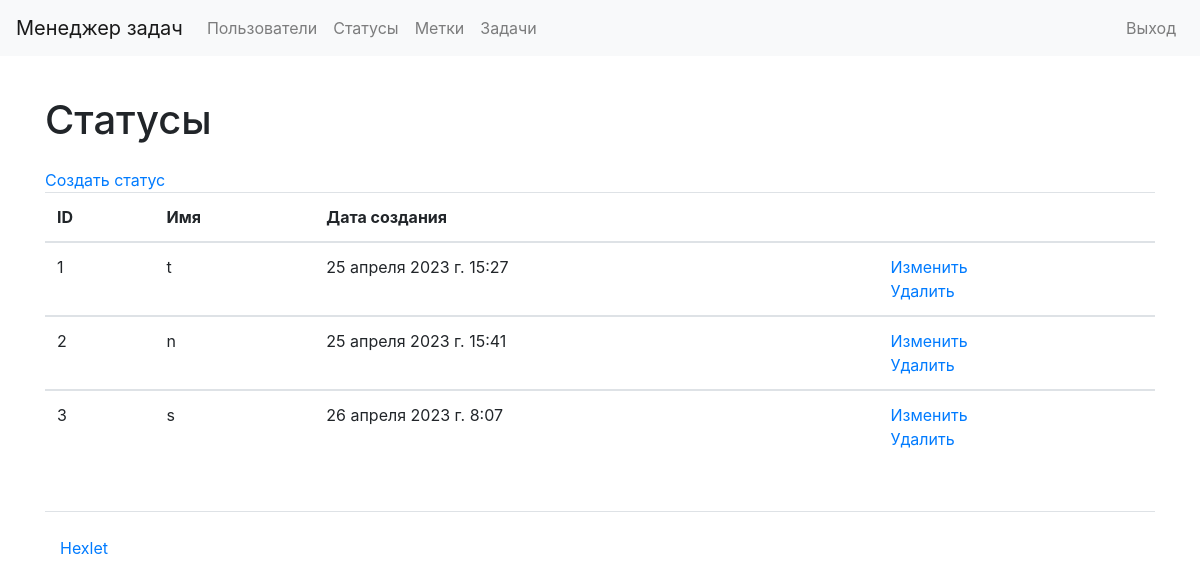
The app's page /statuses/ (signed in), older data.
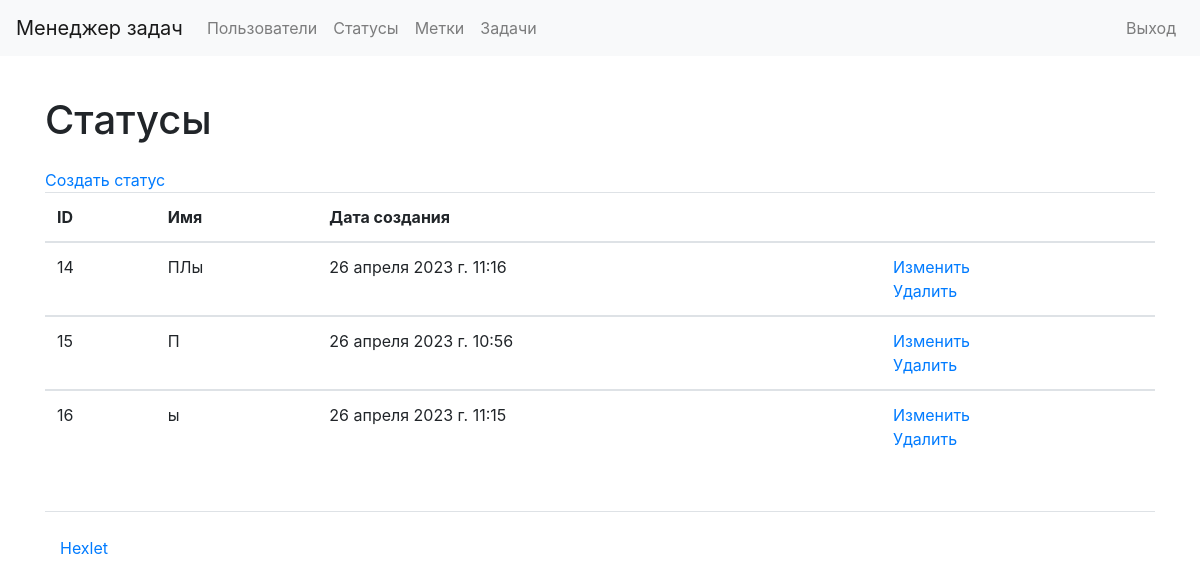
The same page, newer data.
### statuses/models.py (models this page shows, shortened)
class Status(models.Model):
    name = models.CharField(max_length=150)
    created_at = models.DateTimeField(auto_now=True)

### statuses/views.py (the view)
# urls.py: path('', views.StatusesListView.as_view(), name='statuses_list'),
class StatusesListView(LoginRequiredMixin, ListView):
    model = Status
    template_name = "statuses/list_of_statuses.html"
    success_url = reverse_lazy('statuses_list')
    login_url = reverse_lazy('login')

### statuses/templates/statuses/list_of_statuses.html
{% extends "base.html" %}
{% load i18n %}
{% block content %}
<h1 class="my-4">{% translate "Statuses" %}</h1>
<a href="{% url 'status_create' %}">{% translate "Create status" %}</a>
<table class="table table-stripped">
    <thead>
        <tr>
            <th>ID</th>
            <th>{% translate "Name" %}</th>
            <th>{% translate "Date of creation" %}</th>
            <th></th>
        </tr>
    </thead>
    {% for status in object_list %}
    <tbody>
        <tr>
            <td>{{ status.id }}</td>
            <td>{{ status.name }}</td>
            <td>{{ status.created_at }}</td>
            <td>
                <a href="/statuses/{{ status.id }}/update/">{% translate "Update" %}</a>
                <br>
                <a href="/statuses/{{ status.id }}/delete/">{% translate "Delete" %}</a>
            </td>
        </tr>
        {% endfor %}
    </tbody>
</table>
{% endblock %}

### task_manager/templates/base.html (shortened to what this page needs)
{% load i18n %}
{% get_current_language as LANGUAGE_CODE %}
{% load bootstrap4 %}
<!DOCTYPE html>
<html lang="{{ LANGUAGE_CODE }}">
    <head>
        <link href="https://cdn.jsdelivr.net/npm/bootstrap@4.6.0/dist/css/bootstrap.min.css"
              rel="stylesheet">
      </head>
    <body class="d-flex flex-column min-vh-100">
        <nav class="navbar navbar-expand-lg navbar-light bg-light mb-3">
            <a class="navbar-brand" href="/">{% translate "Task manager" %}</a>
            <div class="collapse navbar-collapse" id="navbarToggleExternalContent">
                <ul class="navbar-nav mr-auto">
                    <li class="nav-item">
                        <a class="nav-link" href="/users/">{% translate "Users" %}</a>
                    </li>
                    {% if user.is_authenticated %}
                    <li class="nav-item">
                      <a class="nav-link" href="/statuses/">{% translate "Statuses" %}</a>
                    </li>
                    <li class="nav-item">
                      <a class="nav-link" href="/labels/">{% translate "Labels" %}</a>
                    </li>
                    <li class="nav-item">
                      <a class="nav-link" href="/tasks/">{% translate "Tasks" %}</a>
                    </li>
                    {% endif %}
                </ul>
                <ul class="navbar-nav">
                    {% if not user.is_authenticated %}
                    <li class="nav-item">
                        <a class="nav-link" href="/login/">{% translate "Log in" %}</a>
                    </li>
                    <li class="nav-item">
                        <a class="nav-link" href="/users/create/">{% translate "Registration" %}</a>
                    </li>
                    {% else %}
                    <li class="nav-item">
                        <a class="nav-link" href="/logout/">{% translate "Log out" %}</a>
                    </li>
                    {% endif %}
                </ul>
            </div>
        </nav>
    <div class="container wrapper flex-grow-1">
        {% block content %} layout content {% endblock%}
    <footer>
      <div class="container my-5 pt-4 border-top">
        <a target="_blank" href="https://ru.hexlet.io">Hexlet</a>
      </div>
    </footer>
    </body>
</html>

Row changes from the older to the newer data that the page shows:
removed Status: id "1", name "t", created_at "25 апреля 2023 г. 15:27"
removed Status: id "2", name "n", created_at "25 апреля 2023 г. 15:41"
removed Status: id "3", name "s", created_at "26 апреля 2023 г. 8:07"
added Status: id "14", name "ПЛы", created_at "26 апреля 2023 г. 11:16"
added Status: id "15", name "П", created_at "26 апреля 2023 г. 10:56"
added Status: id "16", name "ы", created_at "26 апреля 2023 г. 11:15"
